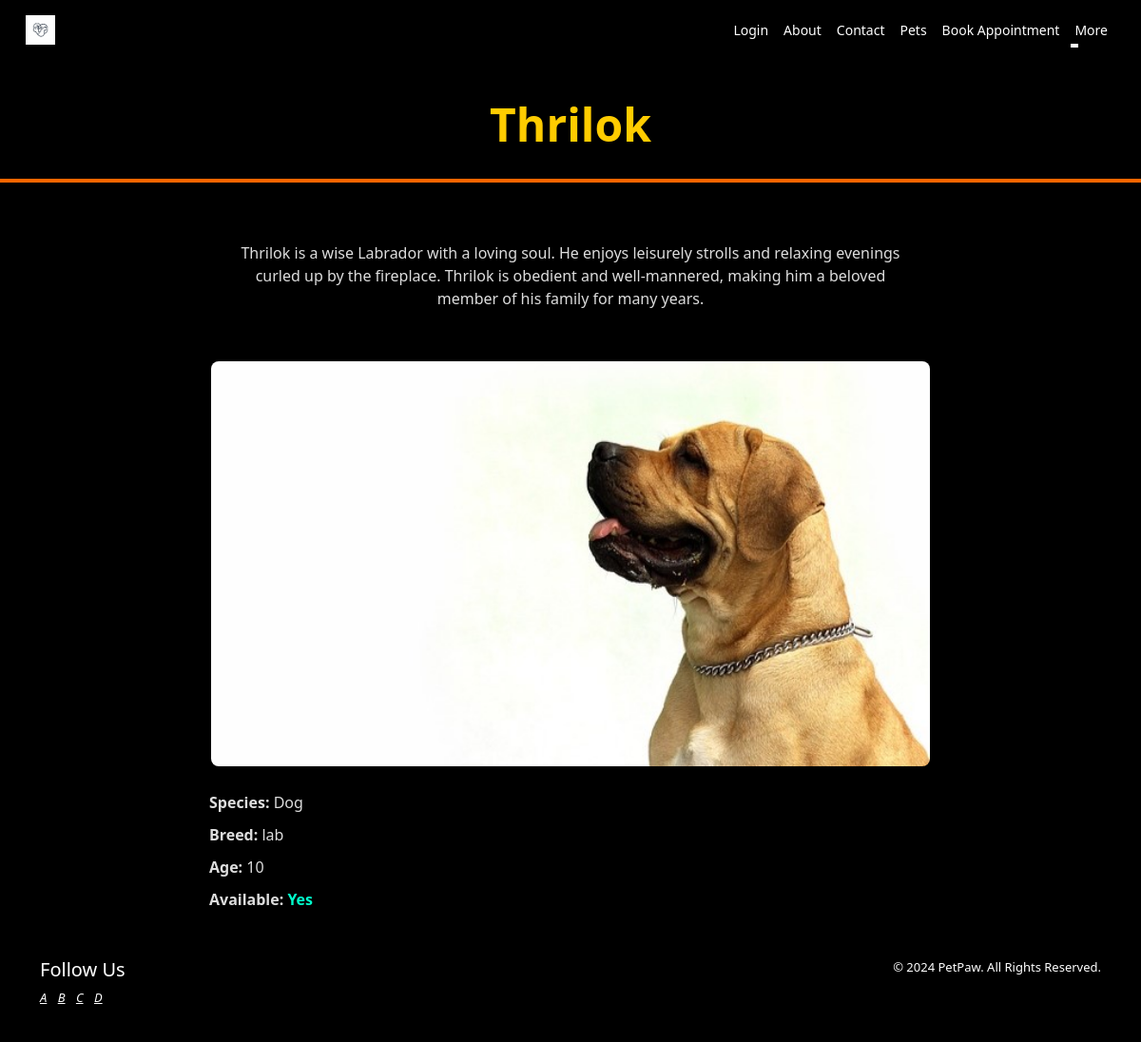
The app's page /pets/1/ with its own data.
### pets/models.py (models this page shows, shortened)
class Pet(models.Model):
    SPECIES_CHOICES = (
        ('Dog', 'Dog'),
        ('Cat', 'Cat'),
        ('Other', 'Other'),
    )
    name = models.CharField(max_length=100)
    species = models.CharField(max_length=50, choices=SPECIES_CHOICES)
    breed = models.CharField(max_length=100)
    age = models.IntegerField()
    available = models.BooleanField(default=True)
    description = models.TextField(blank=True)
    image = models.ImageField(upload_to='petss/', blank=True)

### pets/views.py (the view)
# urls.py: path('pets/<int:pk>/', views.pet_detail, name='pet_detail'),
def pet_detail(request, pk):
    pet = get_object_or_404(Pet, pk=pk)
    return render(request, 'pet_detail.html', {'pet': pet})

### templates/pet_detail.html (shortened to what this page needs)
{% extends 'base.html' %}
{% load static %}
{% block content %}
<header>
    <h1>{{ pet.name }}</h1>
</header>
<div class="containerr">
    <div class="pet-details animated-slide">
        <p> {{ pet.description }}</p>
    </div>
    <img class="pet-image" src="{{ pet.image.url }}" alt="{{ pet.name }}">
    <br><br>
    <div class="pet-detailss animated-slide">
        <p><strong>Species:</strong> {{ pet.species }}</p>
        <p><strong>Breed:</strong> {{ pet.breed }}</p>
        <p><strong>Age:</strong> {{ pet.age }}</p>
        <p><strong>Available:</strong> <span class="availability">{% if pet.available %}Yes{% else %}No{% endif %}</span></p>
    </div>
</div>
{% endblock %}

### templates/base.html (shortened to what this page needs)
{% load static %}
<!DOCTYPE html>
<html lang="en">
<head>
    <link href="https://cdn.jsdelivr.net/npm/bootstrap@5.3.3/dist/css/bootstrap.min.css" rel="stylesheet">
</head>
<body>
    <nav class="navbar navbar-expand-lg navbar-light" style="background-color: rgba(0, 0, 0, 0.5); padding: 10px 15px; font-size: 14px;">
      <div class="container-fluid">
          <a  class="navbar-brand" href="{% url 'homepage'%}">
            <img style="height: 4%; width: 5%;" src="{% static 'images/3.jpg' %}" alt="PetPaw Logo">
        </a>
           <div class="collapse navbar-collapse" id="navbarNavDropdown">
              <ul class="navbar-nav ms-auto">
                  <li class="nav-item">
                      <a class="nav-link" href="{% url 'user_login' %}" style="color: #ffffff;">Login</a>
                  </li>
                  <li class="nav-item">
                      <a class="nav-link" href="{% url 'about' %}" style="color: #ffffff;">About</a>
                  </li>
                  <li class="nav-item">
                      <a class="nav-link" href="{% url 'contact' %}" style="color: #ffffff;">Contact</a>
                  </li>
                  <li class="nav-item">
                      <a class="nav-link" href="{% url 'pet_list' %}" style="color: #ffffff;">Pets</a>
                  </li>
                  <li class="nav-item">
                      <a class="nav-link" href="{% url 'book_appointment' %}" style="color: #ffffff;">Book Appointment</a>
                  </li>
                  <li class="nav-item dropdown">
                    <a class="nav-link dropdown-toggle" href="#" id="navbarDropdownMenuLink" role="button"
                        data-bs-toggle="dropdown" aria-expanded="false" style="color: #ffffff;">More
                    </a>
                </li>
              </ul>
          </div>
      </div>
  </nav>
    {% block content %}{% endblock %}
    <footer class="footer" style="background-color: rgba(0, 0, 0, 0.5); color: #ffffff; padding: 20px 0; font-size: 13px;">
        <div class="container">
            <div class="row">
                <div class="col-md-6">
                    <h5>Follow Us</h5>
                    <ul class="list-inline">
                        <li class="list-inline-item"><a href="#" class="text-white"><i class="bi bi-facebook">A</i></a></li>
                        <li class="list-inline-item"><a href="#" class="text-white"><i class="bi bi-twitter">B</i></a></li>
                        <li class="list-inline-item"><a href="#" class="text-white"><i class="bi bi-instagram">C</i></a></li>
                        <li class="list-inline-item"><a href="#" class="text-white"><i class="bi bi-linkedin">D</i></a></li>
                    </ul>
                </div>
                <div class="col-md-6 text-md-end">
                    &copy; 2024 PetPaw. All Rights Reserved.
                </div>
            </div>
        </div>
    </footer>
</body>
</html>

### templates/base.html (style rules this page uses)
.navbar { background-color: #020d19; color: #ffffff; margin :0 ; }
.navbar-nav { margin-left: auto; }
.navbar-nav .nav-link { position: relative; color: #ffffff; padding: 8px 15px; }
.navbar-nav .nav-link::after { content: ''; position: absolute; bottom: 0; left: 0; width: 0%; height: 2px; background-color: #ffffff; transition: width 0.3s; }
.footer { margin :0 ; }

### templates/pet_detail.html (style rules this page uses)
body { font-family: 'Segoe UI', Tahoma, Geneva, Verdana, sans-serif; margin: 0; padding: 0; background-color: #000000; color: #fff; }
header { background-color: #000000; color: #fff; padding: 20px; text-align: center; margin-bottom: 20px; border-bottom: 4px solid #ff6600; }
.containerr { max-width: 800px; margin: 0 auto; padding: 20px; background-color: rgba(0, 0, 0, 0.8); border-radius: 10px; box-shadow: 0 0 20px rgba(0, 0, 0, 0.5); }
.pet-details { background-color: rgba(0, 0, 0, 0.7); padding: 20px; border-radius: 10px; margin-bottom: 20px; text-align: center; border: 2px solid #000000; }
h1 { text-align: center; font-size: 48px; font-weight: bold; margin-top: 20px; color: #ffcc00; text-shadow: 2px 2px 4px rgba(0, 0, 0, 0.5); }
.pet-image { width: 100%; border-radius: 10px; box-shadow: 0 4px 8px rgba(0, 0, 0, 0.5); border: 2px solid #000000; }
p { margin-bottom: 10px; color: #ddd; }
.availability { font-weight: bold; color: #00ffcc; }
.animated-slide { animation: slide 2s ease; }

### records on screen
Pet: name "Thrilok", description "Thrilok is a wise Labrador with a loving soul. He enjoys leisurely strolls and relaxing evenings curled up by the fireplace. Thrilok is obedient and well-mannered, making him a beloved member of his family for many years.", image (picture), species "Dog", breed "lab", age "10"
